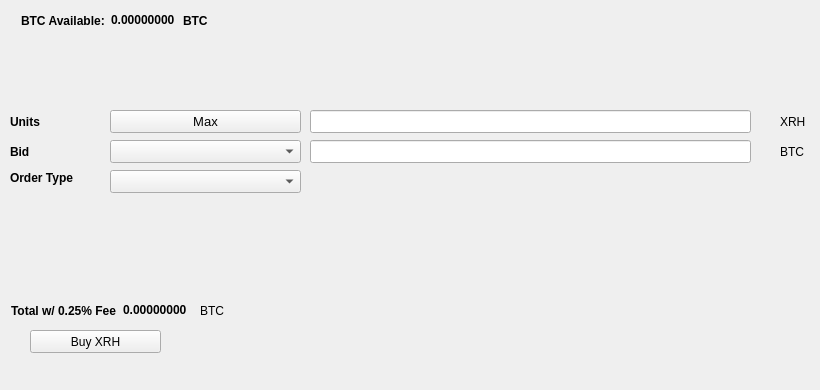
   <widget class="QWidget" name="BuyTab">
    <attribute name="title">
     <string>Buy</string>
    </attribute>
    <widget class="QPushButton" name="BuyXRH">
     <property name="geometry">
      <rect>
       <x>30</x>
       <y>330</y>
       <width>131</width>
       <height>23</height>
      </rect>
     </property>
     <property name="text">
      <string>Buy XRH</string>
     </property>
     <property name="icon">
      <iconset resource="../Rhenium.qrc">
       <normaloff>:/icons/bitcoin</normaloff>:/icons/bitcoin</iconset>
     </property>
    </widget>
    <widget class="QLabel" name="label_3">
     <property name="geometry">
      <rect>
       <x>10</x>
       <y>110</y>
       <width>46</width>
       <height>23</height>
      </rect>
     </property>
     <property name="font">
      <font>
       <weight>75</weight>
       <bold>true</bold>
      </font>
     </property>
     <property name="text">
      <string>Units</string>
     </property>
    </widget>
    <widget class="QLineEdit" name="UnitsInput">
     <property name="geometry">
      <rect>
       <x>310</x>
       <y>110</y>
       <width>441</width>
       <height>23</height>
      </rect>
     </property>
     <property name="font">
      <font>
       <pointsize>9</pointsize>
       <weight>75</weight>
       <bold>true</bold>
      </font>
     </property>
    </widget>
    <widget class="QLineEdit" name="BuyBidPriceEdit">
     <property name="geometry">
      <rect>
       <x>310</x>
       <y>140</y>
       <width>441</width>
       <height>23</height>
      </rect>
     </property>
     <property name="font">
      <font>
       <pointsize>9</pointsize>
       <weight>75</weight>
       <bold>true</bold>
      </font>
     </property>
    </widget>
    <widget class="QLabel" name="label_4">
     <property name="geometry">
      <rect>
       <x>780</x>
       <y>110</y>
       <width>31</width>
       <height>23</height>
      </rect>
     </property>
     <property name="text">
      <string>XRH</string>
     </property>
    </widget>
    <widget class="QLabel" name="label_5">
     <property name="geometry">
      <rect>
       <x>780</x>
       <y>140</y>
       <width>31</width>
       <height>23</height>
      </rect>
     </property>
     <property name="text">
      <string>BTC</string>
     </property>
    </widget>
    <widget class="QLabel" name="label_6">
     <property name="geometry">
      <rect>
       <x>10</x>
       <y>140</y>
       <width>46</width>
       <height>23</height>
      </rect>
     </property>
     <property name="font">
      <font>
       <weight>75</weight>
       <bold>true</bold>
      </font>
     </property>
     <property name="text">
      <string>Bid</string>
     </property>
    </widget>
    <widget class="QLabel" name="label_7">
     <property name="geometry">
      <rect>
       <x>10</x>
       <y>170</y>
       <width>91</width>
       <height>16</height>
      </rect>
     </property>
     <property name="font">
      <font>
       <weight>75</weight>
       <bold>true</bold>
      </font>
     </property>
     <property name="text">
      <string>Order Type</string>
     </property>
    </widget>
    <widget class="QPushButton" name="Buy_Max_Amount">
     <property name="geometry">
      <rect>
       <x>110</x>
       <y>110</y>
       <width>191</width>
       <height>23</height>
      </rect>
     </property>
     <property name="font">
      <font>
       <pointsize>10</pointsize>
      </font>
     </property>
     <property name="text">
      <string>Max</string>
     </property>
    </widget>
    <widget class="QComboBox" name="BuyBidcomboBox">
     <property name="geometry">
      <rect>
       <x>110</x>
       <y>140</y>
       <width>191</width>
       <height>23</height>
      </rect>
     </property>
     <property name="font">
      <font>
       <pointsize>10</pointsize>
      </font>
     </property>
    </widget>
    <widget class="QComboBox" name="buyOrdertypeCombo">
     <property name="geometry">
      <rect>
       <x>110</x>
       <y>170</y>
       <width>191</width>
       <height>23</height>
      </rect>
     </property>
     <property name="font">
      <font>
       <pointsize>10</pointsize>
      </font>
     </property>
    </widget>
    <widget class="QWidget" name="layoutWidget1">
     <property name="geometry">
      <rect>
       <x>21</x>
       <y>11</y>
       <width>227</width>
       <height>19</height>
      </rect>
     </property>
     <layout class="QHBoxLayout" name="horizontalLayout_3">
      <item>
       <widget class="QLabel" name="label232">
        <property name="font">
         <font>
          <weight>75</weight>
          <bold>true</bold>
         </font>
        </property>
        <property name="text">
         <string>BTC Available:</string>
        </property>
       </widget>
      </item>
      <item>
       <widget class="QLabel" name="BtcAvailableLbl">
        <property name="palette">
         <palette>
          <active>
           <colorrole role="WindowText">
            <brush brushstyle="SolidPattern">
             <color alpha="255">
              <red>0</red>
              <green>0</green>
              <blue>0</blue>
             </color>
            </brush>
           </colorrole>
           <colorrole role="Button">
            <brush brushstyle="SolidPattern">
             <color alpha="255">
              <red>0</red>
              <green>170</green>
              <blue>0</blue>
             </color>
            </brush>
           </colorrole>
           <colorrole role="Light">
            <brush brushstyle="SolidPattern">
             <color alpha="255">
              <red>0</red>
              <green>255</green>
              <blue>0</blue>
             </color>
            </brush>
           </colorrole>
           <colorrole role="Midlight">
            <brush brushstyle="SolidPattern">
             <color alpha="255">
              <red>0</red>
              <green>212</green>
              <blue>0</blue>
             </color>
            </brush>
           </colorrole>
           <colorrole role="Dark">
            <brush brushstyle="SolidPattern">
             <color alpha="255">
              <red>0</red>
              <green>85</green>
              <blue>0</blue>
             </color>
            </brush>
           </colorrole>
           <colorrole role="Mid">
            <brush brushstyle="SolidPattern">
             <color alpha="255">
              <red>0</red>
              <green>113</green>
              <blue>0</blue>
             </color>
            </brush>
           </colorrole>
           <colorrole role="Text">
            <brush brushstyle="SolidPattern">
             <color alpha="255">
              <red>0</red>
              <green>170</green>
              <blue>0</blue>
             </color>
            </brush>
           </colorrole>
           <colorrole role="BrightText">
            <brush brushstyle="SolidPattern">
             <color alpha="255">
              <red>255</red>
              <green>255</green>
              <blue>255</blue>
             </color>
            </brush>
           </colorrole>
           <colorrole role="ButtonText">
            <brush brushstyle="SolidPattern">
             <color alpha="255">
              <red>0</red>
              <green>0</green>
              <blue>0</blue>
             </color>
            </brush>
           </colorrole>
           <colorrole role="Base">
            <brush brushstyle="SolidPattern">
             <color alpha="255">
              <red>255</red>
              <green>255</green>
              <blue>255</blue>
             </color>
            </brush>
           </colorrole>
           <colorrole role="Window">
            <brush brushstyle="SolidPattern">
             <color alpha="255">
              <red>0</red>
              <green>170</green>
              <blue>0</blue>
             </color>
            </brush>
           </colorrole>
           <colorrole role="Shadow">
            <brush brushstyle="SolidPattern">
             <color alpha="255">
              <red>0</red>
              <green>0</green>
              <blue>0</blue>
             </color>
            </brush>
           </colorrole>
           <colorrole role="AlternateBase">
            <brush brushstyle="SolidPattern">
             <color alpha="255">
              <red>127</red>
              <green>212</green>
              <blue>127</blue>
             </color>
            </brush>
           </colorrole>
           <colorrole role="ToolTipBase">
            <brush brushstyle="SolidPattern">
             <color alpha="255">
              <red>255</red>
              <green>255</green>
              <blue>220</blue>
             </color>
            </brush>
           </colorrole>
           <colorrole role="ToolTipText">
            <brush brushstyle="SolidPattern">
             <color alpha="255">
              <red>0</red>
              <green>0</green>
              <blue>0</blue>
             </color>
            </brush>
           </colorrole>
          </active>
          <inactive>
           <colorrole role="WindowText">
            <brush brushstyle="SolidPattern">
             <color alpha="255">
              <red>0</red>
              <green>0</green>
              <blue>0</blue>
             </color>
            </brush>
           </colorrole>
           <colorrole role="Button">
            <brush brushstyle="SolidPattern">
             <color alpha="255">
              <red>0</red>
              <green>170</green>
              <blue>0</blue>
             </color>
            </brush>
           </colorrole>
           <colorrole role="Light">
            <brush brushstyle="SolidPattern">
             <color alpha="255">
              <red>0</red>
              <green>255</green>
              <blue>0</blue>
             </color>
            </brush>
           </colorrole>
           <colorrole role="Midlight">
            <brush brushstyle="SolidPattern">
             <color alpha="255">
              <red>0</red>
              <green>212</green>
              <blue>0</blue>
             </color>
            </brush>
           </colorrole>
           <colorrole role="Dark">
            <brush brushstyle="SolidPattern">
             <color alpha="255">
              <red>0</red>
              <green>85</green>
              <blue>0</blue>
             </color>
            </brush>
           </colorrole>
           <colorrole role="Mid">
            <brush brushstyle="SolidPattern">
             <color alpha="255">
              <red>0</red>
              <green>113</green>
              <blue>0</blue>
             </color>
            </brush>
           </colorrole>
           <colorrole role="Text">
            <brush brushstyle="SolidPattern">
             <color alpha="255">
              <red>0</red>
              <green>170</green>
              <blue>0</blue>
             </color>
            </brush>
           </colorrole>
           <colorrole role="BrightText">
            <brush brushstyle="SolidPattern">
             <color alpha="255">
              <red>255</red>
              <green>255</green>
              <blue>255</blue>
             </color>
            </brush>
           </colorrole>
           <colorrole role="ButtonText">
            <brush brushstyle="SolidPattern">
             <color alpha="255">
              <red>0</red>
              <green>0</green>
              <blue>0</blue>
             </color>
            </brush>
           </colorrole>
           <colorrole role="Base">
            <brush brushstyle="SolidPattern">
             <color alpha="255">
              <red>255</red>
              <green>255</green>
              <blue>255</blue>
             </color>
            </brush>
           </colorrole>
           <colorrole role="Window">
            <brush brushstyle="SolidPattern">
             <color alpha="255">
              <red>0</red>
              <green>170</green>
              <blue>0</blue>
             </color>
            </brush>
           </colorrole>
           <colorrole role="Shadow">
            <brush brushstyle="SolidPattern">
             <color alpha="255">
              <red>0</red>
              <green>0</green>
              <blue>0</blue>
             </color>
            </brush>
           </colorrole>
           <colorrole role="AlternateBase">
            <brush brushstyle="SolidPattern">
             <color alpha="255">
              <red>127</red>
              <green>212</green>
              <blue>127</blue>
             </color>
            </brush>
           </colorrole>
           <colorrole role="ToolTipBase">
            <brush brushstyle="SolidPattern">
             <color alpha="255">
              <red>255</red>
              <green>255</green>
              <blue>220</blue>
             </color>
            </brush>
           </colorrole>
           <colorrole role="ToolTipText">
            <brush brushstyle="SolidPattern">
             <color alpha="255">
              <red>0</red>
              <green>0</green>
              <blue>0</blue>
             </color>
            </brush>
           </colorrole>
          </inactive>
          <disabled>
           <colorrole role="WindowText">
            <brush brushstyle="SolidPattern">
             <color alpha="255">
              <red>0</red>
              <green>85</green>
              <blue>0</blue>
             </color>
            </brush>
           </colorrole>
           <colorrole role="Button">
            <brush brushstyle="SolidPattern">
             <color alpha="255">
              <red>0</red>
              <green>170</green>
              <blue>0</blue>
             </color>
            </brush>
           </colorrole>
           <colorrole role="Light">
            <brush brushstyle="SolidPattern">
             <color alpha="255">
              <red>0</red>
              <green>255</green>
              <blue>0</blue>
             </color>
            </brush>
           </colorrole>
           <colorrole role="Midlight">
            <brush brushstyle="SolidPattern">
             <color alpha="255">
              <red>0</red>
              <green>212</green>
              <blue>0</blue>
             </color>
            </brush>
           </colorrole>
           <colorrole role="Dark">
            <brush brushstyle="SolidPattern">
             <color alpha="255">
              <red>0</red>
              <green>85</green>
              <blue>0</blue>
             </color>
            </brush>
           </colorrole>
           <colorrole role="Mid">
            <brush brushstyle="SolidPattern">
             <color alpha="255">
              <red>0</red>
              <green>113</green>
              <blue>0</blue>
             </color>
            </brush>
           </colorrole>
           <colorrole role="Text">
            <brush brushstyle="SolidPattern">
             <color alpha="255">
              <red>0</red>
              <green>85</green>
              <blue>0</blue>
             </color>
            </brush>
           </colorrole>
           <colorrole role="BrightText">
            <brush brushstyle="SolidPattern">
             <color alpha="255">
              <red>255</red>
              <green>255</green>
              <blue>255</blue>
             </color>
            </brush>
           </colorrole>
           <colorrole role="ButtonText">
            <brush brushstyle="SolidPattern">
             <color alpha="255">
              <red>0</red>
              <green>85</green>
              <blue>0</blue>
             </color>
            </brush>
           </colorrole>
           <colorrole role="Base">
            <brush brushstyle="SolidPattern">
             <color alpha="255">
              <red>0</red>
              <green>170</green>
              <blue>0</blue>
             </color>
            </brush>
           </colorrole>
           <colorrole role="Window">
            <brush brushstyle="SolidPattern">
             <color alpha="255">
              <red>0</red>
              <green>170</green>
              <blue>0</blue>
             </color>
            </brush>
           </colorrole>
           <colorrole role="Shadow">
            <brush brushstyle="SolidPattern">
             <color alpha="255">
              <red>0</red>
              <green>0</green>
              <blue>0</blue>
             </color>
            </brush>
           </colorrole>
           <colorrole role="AlternateBase">
            <brush brushstyle="SolidPattern">
             <color alpha="255">
              <red>0</red>
              <green>170</green>
              <blue>0</blue>
             </color>
            </brush>
           </colorrole>
           <colorrole role="ToolTipBase">
            <brush brushstyle="SolidPattern">
             <color alpha="255">
              <red>255</red>
              <green>255</green>
              <blue>220</blue>
             </color>
            </brush>
           </colorrole>
           <colorrole role="ToolTipText">
            <brush brushstyle="SolidPattern">
             <color alpha="255">
              <red>0</red>
              <green>0</green>
              <blue>0</blue>
             </color>
            </brush>
           </colorrole>
          </disabled>
         </palette>
        </property>
        <property name="font">
         <font>
          <weight>75</weight>
          <bold>true</bold>
         </font>
        </property>
        <property name="text">
         <string>0.00000000</string>
        </property>
        <property name="textInteractionFlags">
         <set>Qt::LinksAccessibleByMouse|Qt::TextSelectableByKeyboard|Qt::TextSelectableByMouse</set>
        </property>
       </widget>
      </item>
      <item>
       <widget class="QLabel" name="BtcAvailableLbl_2">
        <property name="font">
         <font>
          <weight>75</weight>
          <bold>true</bold>
         </font>
        </property>
        <property name="text">
         <string>BTC</string>
        </property>
       </widget>
      </item>
     </layout>
    </widget>
    <widget class="QWidget" name="layoutWidge2">
     <property name="geometry">
      <rect>
       <x>11</x>
       <y>301</y>
       <width>259</width>
       <height>19</height>
      </rect>
     </property>
     <layout class="QHBoxLayout" name="horizontalLayout_4">
      <item>
       <widget class="QLabel" name="label_9">
        <property name="font">
         <font>
          <weight>75</weight>
          <bold>true</bold>
         </font>
        </property>
        <property name="text">
         <string>Total w/ 0.25% Fee</string>
        </property>
       </widget>
      </item>
      <item>
       <widget class="QLabel" name="BuyCostLabel">
        <property name="palette">
         <palette>
          <active>
           <colorrole role="WindowText">
            <brush brushstyle="SolidPattern">
             <color alpha="255">
              <red>0</red>
              <green>0</green>
              <blue>0</blue>
             </color>
            </brush>
           </colorrole>
           <colorrole role="Button">
            <brush brushstyle="SolidPattern">
             <color alpha="255">
              <red>0</red>
              <green>170</green>
              <blue>0</blue>
             </color>
            </brush>
           </colorrole>
           <colorrole role="Light">
            <brush brushstyle="SolidPattern">
             <color alpha="255">
              <red>0</red>
              <green>255</green>
              <blue>0</blue>
             </color>
            </brush>
           </colorrole>
           <colorrole role="Midlight">
            <brush brushstyle="SolidPattern">
             <color alpha="255">
              <red>0</red>
              <green>212</green>
              <blue>0</blue>
             </color>
            </brush>
           </colorrole>
           <colorrole role="Dark">
            <brush brushstyle="SolidPattern">
             <color alpha="255">
              <red>0</red>
              <green>85</green>
              <blue>0</blue>
             </color>
            </brush>
           </colorrole>
           <colorrole role="Mid">
            <brush brushstyle="SolidPattern">
             <color alpha="255">
              <red>0</red>
              <green>113</green>
              <blue>0</blue>
             </color>
            </brush>
           </colorrole>
           <colorrole role="Text">
            <brush brushstyle="SolidPattern">
             <color alpha="255">
              <red>0</red>
              <green>170</green>
              <blue>0</blue>
             </color>
            </brush>
           </colorrole>
           <colorrole role="BrightText">
            <brush brushstyle="SolidPattern">
             <color alpha="255">
              <red>255</red>
              <green>255</green>
              <blue>255</blue>
             </color>
            </brush>
           </colorrole>
           <colorrole role="ButtonText">
            <brush brushstyle="SolidPattern">
             <color alpha="255">
              <red>0</red>
              <green>0</green>
              <blue>0</blue>
             </color>
            </brush>
           </colorrole>
           <colorrole role="Base">
            <brush brushstyle="SolidPattern">
             <color alpha="255">
              <red>255</red>
              <green>255</green>
              <blue>255</blue>
             </color>
            </brush>
           </colorrole>
           <colorrole role="Window">
            <brush brushstyle="SolidPattern">
             <color alpha="255">
              <red>0</red>
              <green>170</green>
              <blue>0</blue>
             </color>
            </brush>
           </colorrole>
           <colorrole role="Shadow">
            <brush brushstyle="SolidPattern">
             <color alpha="255">
              <red>0</red>
              <green>0</green>
              <blue>0</blue>
             </color>
            </brush>
           </colorrole>
           <colorrole role="AlternateBase">
            <brush brushstyle="SolidPattern">
             <color alpha="255">
              <red>127</red>
              <green>212</green>
              <blue>127</blue>
             </color>
            </brush>
           </colorrole>
           <colorrole role="ToolTipBase">
            <brush brushstyle="SolidPattern">
             <color alpha="255">
              <red>255</red>
              <green>255</green>
              <blue>220</blue>
             </color>
            </brush>
           </colorrole>
           <colorrole role="ToolTipText">
            <brush brushstyle="SolidPattern">
             <color alpha="255">
              <red>0</red>
              <green>0</green>
              <blue>0</blue>
             </color>
            </brush>
           </colorrole>
          </active>
          <inactive>
           <colorrole role="WindowText">
            <brush brushstyle="SolidPattern">
             <color alpha="255">
              <red>0</red>
              <green>0</green>
              <blue>0</blue>
             </color>
            </brush>
           </colorrole>
           <colorrole role="Button">
            <brush brushstyle="SolidPattern">
             <color alpha="255">
              <red>0</red>
              <green>170</green>
              <blue>0</blue>
             </color>
            </brush>
           </colorrole>
           <colorrole role="Light">
            <brush brushstyle="SolidPattern">
             <color alpha="255">
              <red>0</red>
              <green>255</green>
              <blue>0</blue>
             </color>
            </brush>
           </colorrole>
           <colorrole role="Midlight">
            <brush brushstyle="SolidPattern">
             <color alpha="255">
              <red>0</red>
              <green>212</green>
              <blue>0</blue>
             </color>
            </brush>
           </colorrole>
           <colorrole role="Dark">
            <brush brushstyle="SolidPattern">
             <color alpha="255">
              <red>0</red>
              <green>85</green>
              <blue>0</blue>
             </color>
            </brush>
           </colorrole>
           <colorrole role="Mid">
            <brush brushstyle="SolidPattern">
             <color alpha="255">
              <red>0</red>
              <green>113</green>
              <blue>0</blue>
             </color>
            </brush>
           </colorrole>
           <colorrole role="Text">
            <brush brushstyle="SolidPattern">
             <color alpha="255">
              <red>0</red>
              <green>170</green>
              <blue>0</blue>
             </color>
            </brush>
           </colorrole>
           <colorrole role="BrightText">
            <brush brushstyle="SolidPattern">
             <color alpha="255">
              <red>255</red>
              <green>255</green>
              <blue>255</blue>
             </color>
            </brush>
           </colorrole>
           <colorrole role="ButtonText">
            <brush brushstyle="SolidPattern">
             <color alpha="255">
              <red>0</red>
              <green>0</green>
              <blue>0</blue>
             </color>
            </brush>
           </colorrole>
           <colorrole role="Base">
            <brush brushstyle="SolidPattern">
             <color alpha="255">
              <red>255</red>
              <green>255</green>
              <blue>255</blue>
             </color>
            </brush>
           </colorrole>
           <colorrole role="Window">
            <brush brushstyle="SolidPattern">
             <color alpha="255">
              <red>0</red>
              <green>170</green>
              <blue>0</blue>
             </color>
            </brush>
           </colorrole>
           <colorrole role="Shadow">
            <brush brushstyle="SolidPattern">
             <color alpha="255">
              <red>0</red>
              <green>0</green>
              <blue>0</blue>
             </color>
            </brush>
           </colorrole>
           <colorrole role="AlternateBase">
            <brush brushstyle="SolidPattern">
             <color alpha="255">
              <red>127</red>
              <green>212</green>
              <blue>127</blue>
             </color>
            </brush>
           </colorrole>
           <colorrole role="ToolTipBase">
            <brush brushstyle="SolidPattern">
             <color alpha="255">
              <red>255</red>
              <green>255</green>
              <blue>220</blue>
             </color>
            </brush>
           </colorrole>
           <colorrole role="ToolTipText">
            <brush brushstyle="SolidPattern">
             <color alpha="255">
              <red>0</red>
              <green>0</green>
              <blue>0</blue>
             </color>
            </brush>
           </colorrole>
          </inactive>
          <disabled>
           <colorrole role="WindowText">
            <brush brushstyle="SolidPattern">
             <color alpha="255">
              <red>0</red>
              <green>85</green>
              <blue>0</blue>
             </color>
            </brush>
           </colorrole>
           <colorrole role="Button">
            <brush brushstyle="SolidPattern">
             <color alpha="255">
              <red>0</red>
              <green>170</green>
              <blue>0</blue>
             </color>
            </brush>
           </colorrole>
           <colorrole role="Light">
            <brush brushstyle="SolidPattern">
             <color alpha="255">
              <red>0</red>
              <green>255</green>
              <blue>0</blue>
             </color>
            </brush>
           </colorrole>
           <colorrole role="Midlight">
            <brush brushstyle="SolidPattern">
             <color alpha="255">
              <red>0</red>
              <green>212</green>
              <blue>0</blue>
             </color>
            </brush>
           </colorrole>
           <colorrole role="Dark">
            <brush brushstyle="SolidPattern">
             <color alpha="255">
              <red>0</red>
              <green>85</green>
              <blue>0</blue>
             </color>
            </brush>
           </colorrole>
           <colorrole role="Mid">
            <brush brushstyle="SolidPattern">
             <color alpha="255">
              <red>0</red>
              <green>113</green>
              <blue>0</blue>
             </color>
            </brush>
           </colorrole>
           <colorrole role="Text">
            <brush brushstyle="SolidPattern">
             <color alpha="255">
              <red>0</red>
              <green>85</green>
              <blue>0</blue>
             </color>
            </brush>
           </colorrole>
           <colorrole role="BrightText">
            <brush brushstyle="SolidPattern">
             <color alpha="255">
              <red>255</red>
              <green>255</green>
              <blue>255</blue>
             </color>
            </brush>
           </colorrole>
           <colorrole role="ButtonText">
            <brush brushstyle="SolidPattern">
             <color alpha="255">
              <red>0</red>
              <green>85</green>
              <blue>0</blue>
             </color>
            </brush>
           </colorrole>
           <colorrole role="Base">
            <brush brushstyle="SolidPattern">
             <color alpha="255">
              <red>0</red>
              <green>170</green>
              <blue>0</blue>
             </color>
            </brush>
           </colorrole>
           <colorrole role="Window">
            <brush brushstyle="SolidPattern">
             <color alpha="255">
              <red>0</red>
              <green>170</green>
              <blue>0</blue>
             </color>
            </brush>
           </colorrole>
           <colorrole role="Shadow">
            <brush brushstyle="SolidPattern">
             <color alpha="255">
              <red>0</red>
              <green>0</green>
              <blue>0</blue>
             </color>
            </brush>
           </colorrole>
           <colorrole role="AlternateBase">
            <brush brushstyle="SolidPattern">
             <color alpha="255">
              <red>0</red>
              <green>170</green>
              <blue>0</blue>
             </color>
            </brush>
           </colorrole>
           <colorrole role="ToolTipBase">
            <brush brushstyle="SolidPattern">
             <color alpha="255">
              <red>255</red>
              <green>255</green>
              <blue>220</blue>
             </color>
            </brush>
           </colorrole>
           <colorrole role="ToolTipText">
            <brush brushstyle="SolidPattern">
             <color alpha="255">
              <red>0</red>
              <green>0</green>
              <blue>0</blue>
             </color>
            </brush>
           </colorrole>
          </disabled>
         </palette>
        </property>
        <property name="font">
         <font>
          <weight>75</weight>
          <bold>true</bold>
         </font>
        </property>
        <property name="autoFillBackground">
         <bool>false</bool>
        </property>
        <property name="text">
         <string>0.00000000</string>
        </property>
        <property name="textInteractionFlags">
         <set>Qt::LinksAccessibleByMouse|Qt::TextSelectableByMouse</set>
        </property>
       </widget>
      </item>
      <item>
       <widget class="QLabel" name="label_10">
        <property name="font">
         <font>
          <weight>50</weight>
          <bold>false</bold>
         </font>
        </property>
        <property name="text">
         <string>BTC</string>
        </property>
       </widget>
      </item>
     </layout>
    </widget>
    <widget class="QLabel" name="label_24">
     <property name="geometry">
      <rect>
       <x>460</x>
       <y>300</y>
       <width>281</width>
       <height>81</height>
      </rect>
     </property>
     <property name="text">
      <string/>
     </property>
     <property name="pixmap">
      <pixmap>:/images/bittrex</pixmap>
     </property>
    </widget>
   </widget>
